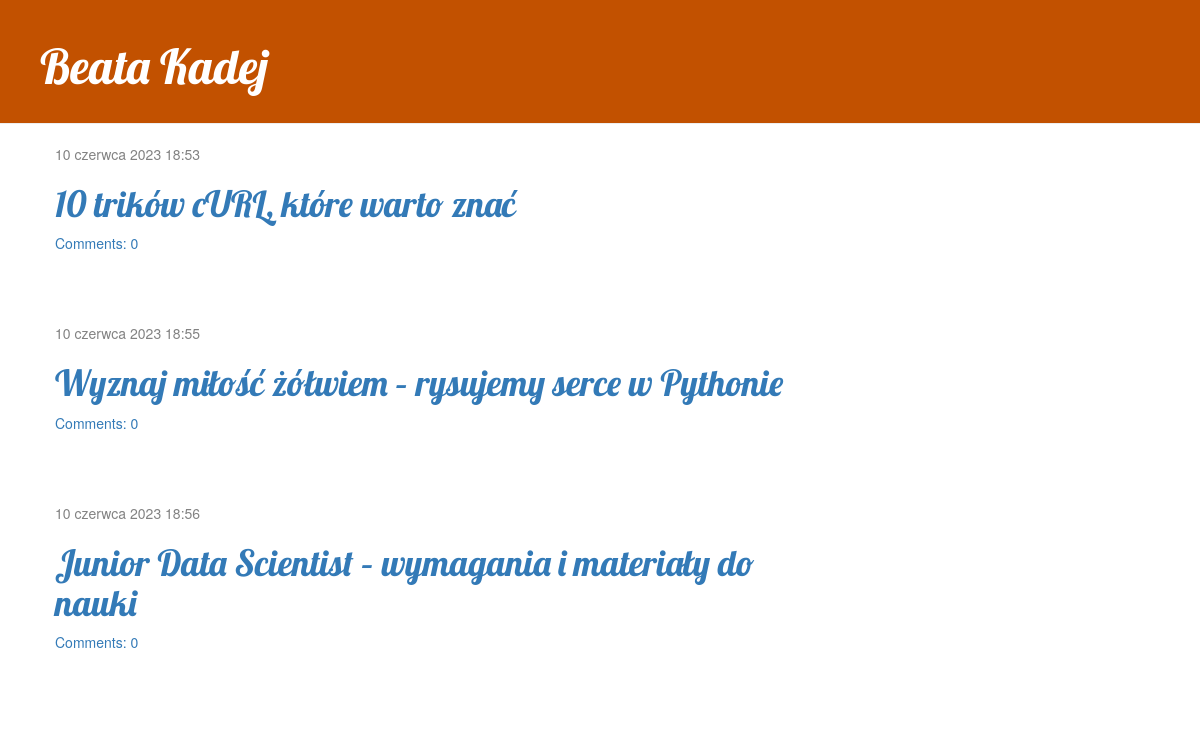
The page / on the database its author committed.
### zal/models.py (models this page shows, shortened)
class Post(models.Model):
    author = models.ForeignKey(settings.AUTH_USER_MODEL, on_delete=models.CASCADE)
    title = models.CharField(max_length=200)
    text = models.TextField()
    created_date = models.DateTimeField(
            default=timezone.now)
    published_date = models.DateTimeField(
            blank=True, null=True)

### zal/views.py (the view)
# urls.py: path('', views.post_list, name='post_list'),
def post_list(request):
    posts = Post.objects.filter(published_date__lte=timezone.now()).order_by('published_date')
    return render(request, 'zal/post_list.html', {'posts': posts})

### zal/templates/zal/post_list.html
{% extends 'zal/base.html' %}
{% block content %}
    {% for post in posts %}
        <div class="post">
            <div class="date">
             {{ post.published_date }}
            </div>
            <h1><a href="{% url 'post_detail' pk=post.pk %}">{{ post.title }}</a></h1>
            <a href="{% url 'post_detail' pk=post.pk %} data-0='post_detail'">Comments: {{ post.comments.count }}</a>
        </div>
    {% endfor %}
{% endblock %}

### zal/static/css/zal.css (style rules this page uses)
h1, h2, h3, h4 { font-family: 'Lobster', cursive; }
.date { color: #828282; }
.post { margin-bottom: 70px; }

### rows shown on the page
Post: published_date "10 czerwca 2023 18:53", title "10 trików cURL, które warto znać", comments.count "0"
Post: published_date "10 czerwca 2023 18:55", title "Wyznaj miłość żółwiem – rysujemy serce w Pythonie", comments.count "0"
Post: published_date "10 czerwca 2023 18:56", title "Junior Data Scientist – wymagania i materiały do nauki", comments.count "0"
